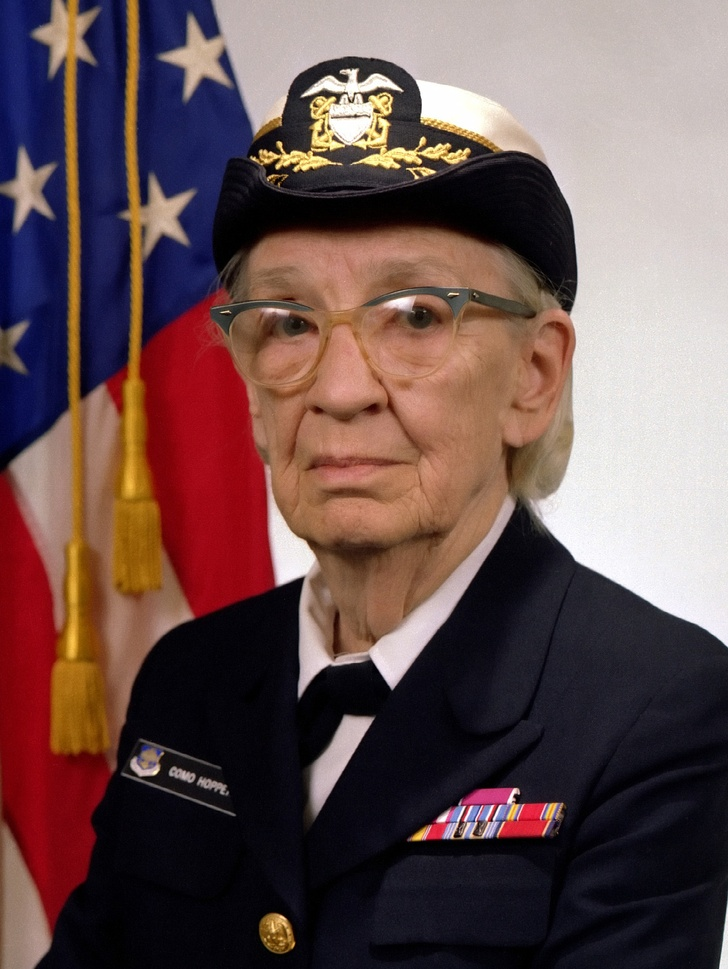
%> input picture NumericalAnalysis/GuidedLab2/GraceHopper.jpg, 728 x 969 px, shrunk from 1542 x 2051 before the run
$ octave M515GL2ex6gh_rgb.m   (GNU Octave 9; MATLAB toolbox functions it lacks are replaced by stand-ins)
%> lines starting %> are read from the running program, lines starting %| are printed output that depends on the picture
%%
rgbGH=imread('GraceHopper.jpg');
%> rgbGH is the input picture: size 969x728x3 uint8; mean R, G, B 104.6, 80.2, 79.6
figure();
image(rgbGH), axis image;  %plot color image
[N,M,~]=size(rgbGH);
%> N = 969; M = 728

rGH=rgbGH(:,:,1);
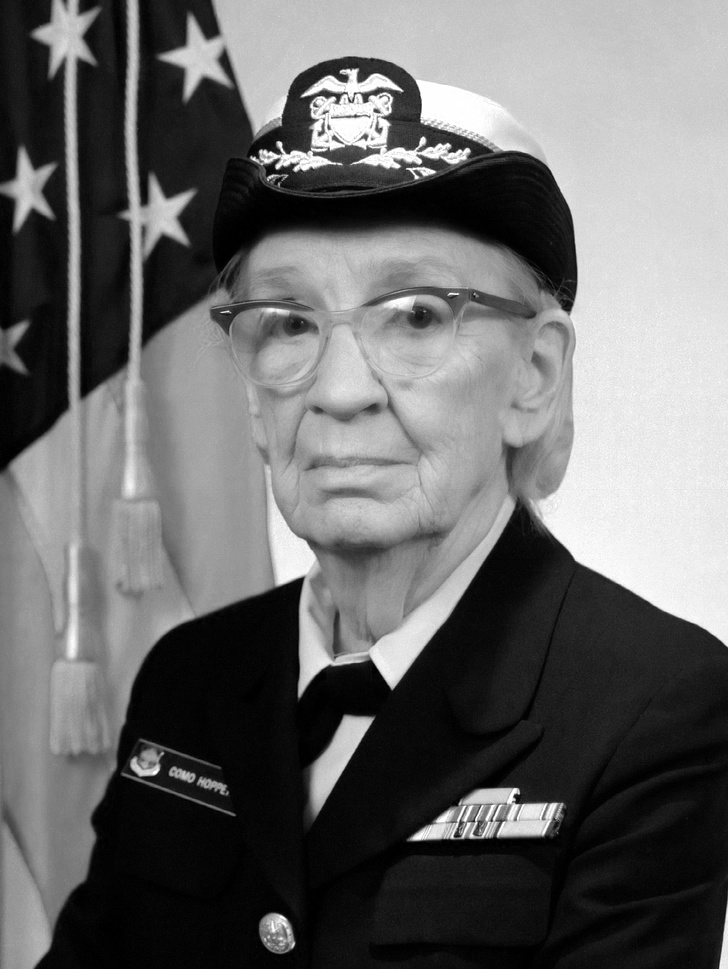
%> rGH: size 969x728 uint8; min 0, max 255, mean 104.6
gGH=rgbGH(:,:,2);
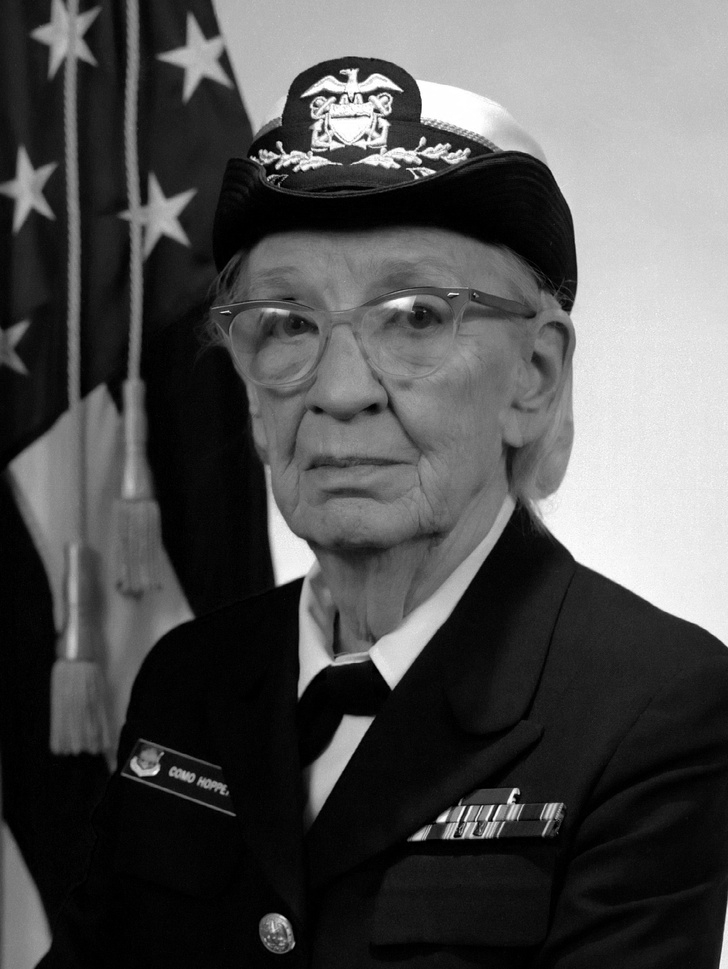
%> gGH: size 969x728 uint8; min 0, max 255, mean 80.2
bGH=rgbGH(:,:,3);
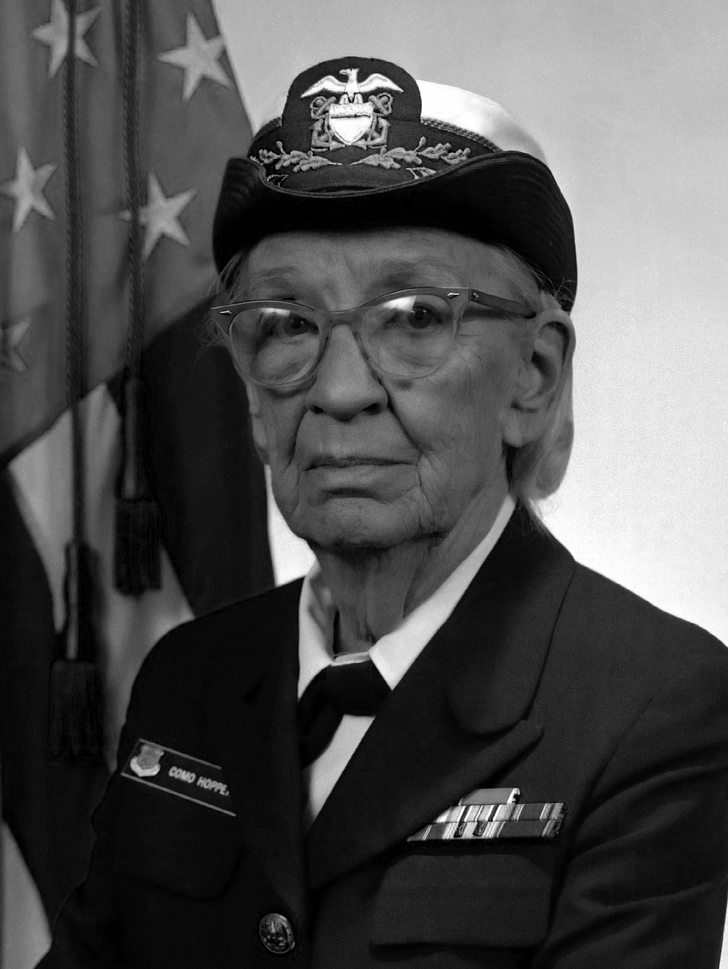
%> bGH: size 969x728 uint8; min 0, max 255, mean 79.6

bwGH=rgb2gray(rgbGH); %convert to grayscale
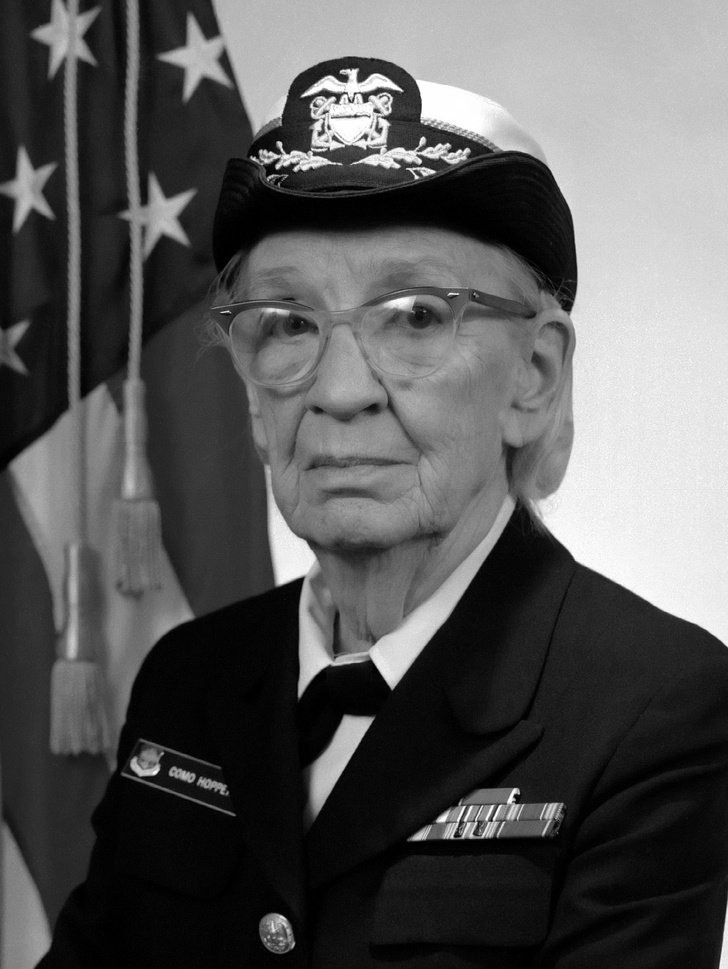
%> bwGH: size 969x728 uint8; min 0, max 255, mean 87.4
imGH=double(bwGH); %convert from unsigned integers to double for calculutions


%plt grayscale image
figure();
colormap(gray(256));
image(imGH);
daspect([1 1 1]) %this preserves aspect ratio, could also use "axis image"
title('Original');


%Compute singular value decomposition
[U S V]=svd(imGH);

[Ur Sr Vr]=svd(double(rGH));
[Ug Sg Vg]=svd(double(gGH));
[Ub Sb Vb]=svd(double(bGH));

%plot singular values on semilog scale.
%Notice how quickly the magnitude drops.
figure;
semilogy(diag(S))
ylabel('Singular Values')
xlabel('n')
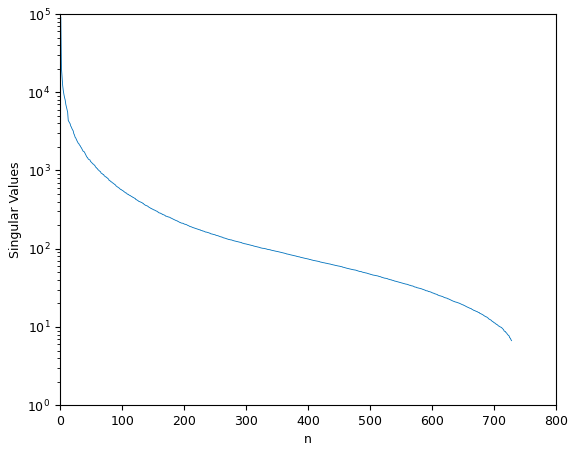
%> figure redrawn from the program's plot data; curve peaks at x = 1, y = 90722.3


%pick number of singular values to use for reconstructing image
Nsvals=[200, 100, 50, 25, 10, 5, 2, 1];

%plot "compressed" images by only include the largest ns singular values
for jj=1:length(Nsvals)
    ns=Nsvals(jj);

    imNs=U(:,1:ns)*S(1:ns,1:ns)*V(:,1:ns)';

    imNsRGB=zeros(N,M,3);
    imNsRGB(:,:,1)=Ur(:,1:ns)*Sr(1:ns,1:ns)*Vr(:,1:ns)';
    imNsRGB(:,:,2)=Ug(:,1:ns)*Sg(1:ns,1:ns)*Vg(:,1:ns)';
    imNsRGB(:,:,3)=Ub(:,1:ns)*Sb(1:ns,1:ns)*Vb(:,1:ns)';


    figure();
    colormap(gray(256));
    image(imNs);
    daspect([1 1 1])
    title([num2str(ns)  ' singular values']);

    figure();
    image(uint8(imNsRGB));
    daspect([1 1 1])
    title([num2str(ns)  ' singular values']);

end
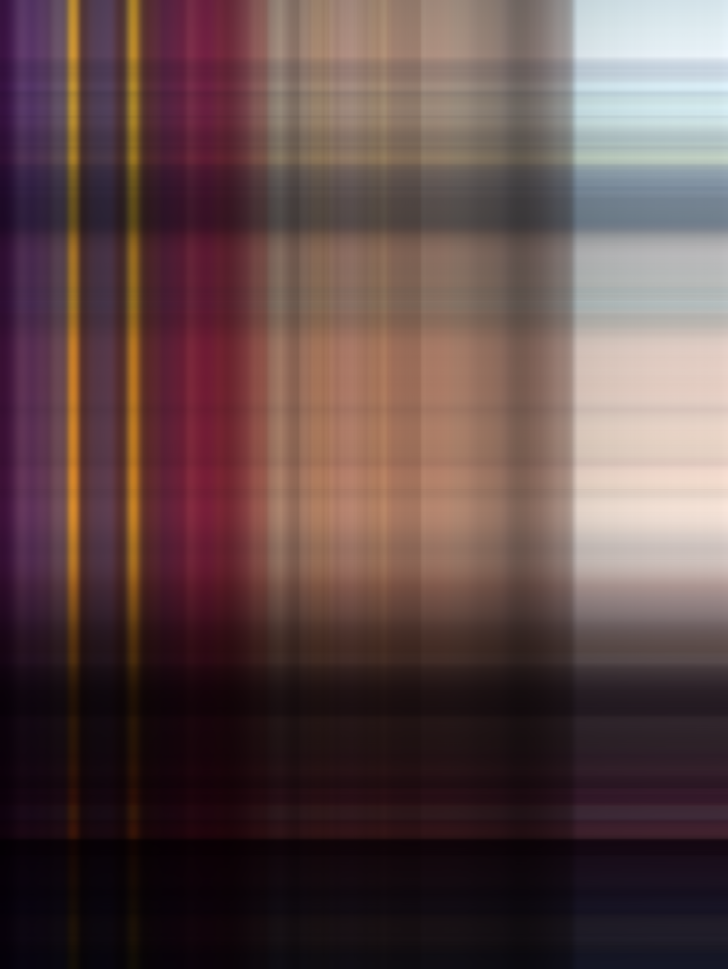
%> imNsRGB: size 969x728x3 double; mean R, G, B 102.8, 79, 79; drawn with min black and max white
